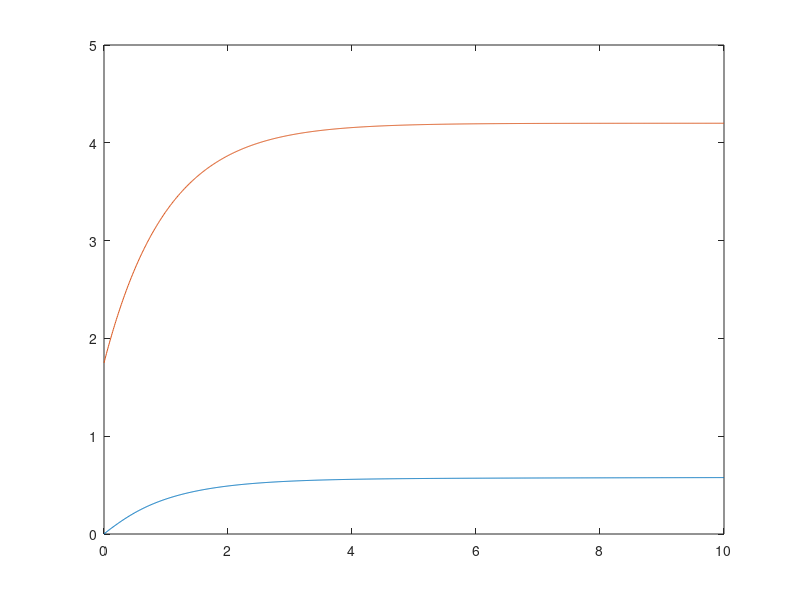

The MATLAB script that drew this image:
function [time,conc]= ODE_QS()


x = [0,0,5*10^-6,6*10^-6,0];       %molecular numbers, [AHLc,LacRs,LacRt,lambCl,AHLe]
Vext = 10;                  %Culture volume, [uL]
Vratio = 3.5*10^6;          %Vext/Vc
Vc = Vext/Vratio;           %cell volume, [uL]
c = [x(1:4)/Vc x(5)/Vext];

Tspan = 0:0.01:10;
IC = c; 
[time,conc] = ode23(@dynamics,Tspan,IC);
plot(time,conc(:,1)+conc(:,2),time,conc(:,3))

function dx = dynamics(t,x)

N = 10000;                     %number of cell
Vratio = 3.5*10^6;          %Vext/Vc
b = [0.45,0.2,0.2,0.2,0];   %synthesis rate, [uM/min]
d = [1,1,1,0,0.01];         %degradation rat, [1/min]
mu = [2, 2/Vratio];         %membrane permeabilit per volume [1/min]
%k = [500, 500*Vratio];      %factor for calculating AHL diffusing in and out of a cell
beta = [0.97,4,4];          %[uM,uM/min,uM/min]
e = [0.5,1];                %copy numbers of the sensor & toggle switch plasmid
K = [0.11,1,1];             %equilibrium constant[uM]


dx = zeros(5,1);
dx(1) = b(1)+ mu(1)*x(5) - mu(1)*x(1) - d(1)*x(1);
dx(2) = e(1)*(b(2)+beta(1)*x(1)^2/(K(1)^2+x(1)^2)) - d(2)*x(2);
dx(3) = e(2)*(b(3)+beta(2)*K(2)^3/(K(2)^3+x(5)^3)) - d(2)*x(3);
dx(4) = e(2)*(b(4)+beta(3)*K(3)^3/(K(3)^3+(x(2)+x(3))^3)) - d(3)*x(4);
dx(5) = mu(2)*N*(x(1)-x(5))-d(5)*x(5);
